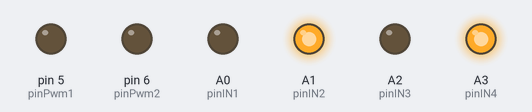
The sketch below on a simulated Arduino Uno, built with avr-gcc and run on an emulated ATmega328P. On the bench: output pins drawn as LEDs (lit = HIGH).

Above: at 0.1 s.
Timing chart, 0 to 1.6 s (numbered marks = the images above):
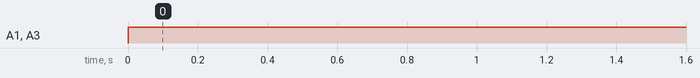

The sketch:

pwm.ino
```cpp
#define pwm 0 // rapporte cyclique valeur de 0 a 255

int pinPwm1 = 5;
int pinPwm2 = 6;
int pinIN1 = A0;
int pinIN2 = A1;
int pinIN3 = A2;
int pinIN4 = A3;

void avancer() {
  analogWrite(pinPwm1, pwm);
  digitalWrite(pinIN1,HIGH);
  digitalWrite(pinIN2,LOW);
  analogWrite(pinPwm2, pwm);
  digitalWrite(pinIN3,HIGH);
  digitalWrite(pinIN4,LOW);
  delay(1);
}

void reculer() {
  analogWrite(pinPwm1, pwm);
  digitalWrite(pinIN1,LOW);
  digitalWrite(pinIN2,HIGH);
  analogWrite(pinPwm2, pwm);
  digitalWrite(pinIN3,LOW);
  digitalWrite(pinIN4,HIGH);
  delay(1);
}

void setup() {
  pinMode (pinPwm1, OUTPUT);
  pinMode (pinIN1, OUTPUT);
  pinMode (pinIN2, OUTPUT);
  pinMode (pinPwm2, OUTPUT);
  pinMode (pinIN3, OUTPUT);
  pinMode (pinIN4, OUTPUT);

}

void loop() {
  // put your main code here, to run repeatedly:
  //avancer();
  reculer();
}
```

Measured:
- by itself, A1 (pinIN2), A3 (pinIN4): LOW → HIGH at 0.00 s
